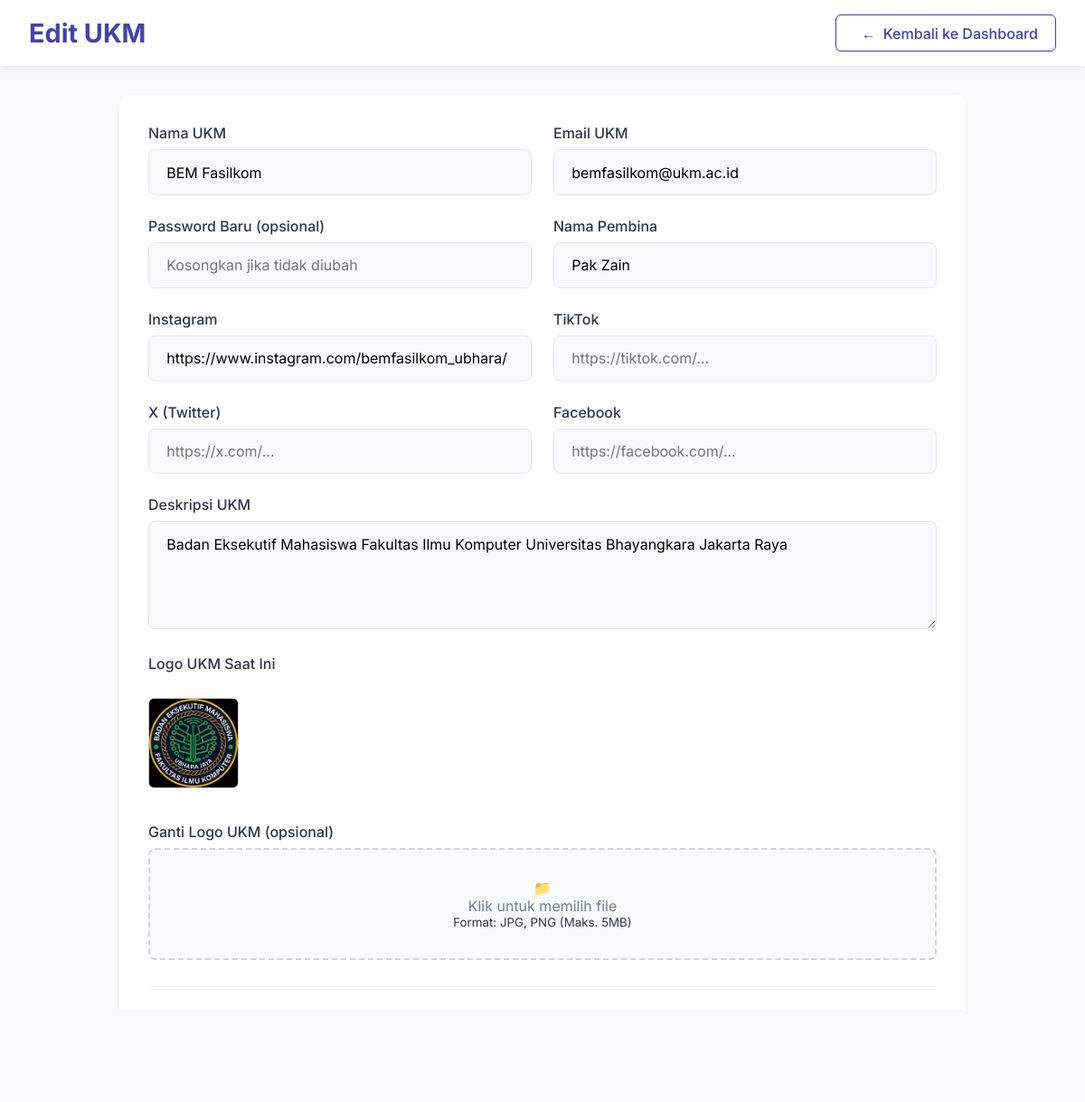
/infoukm/edit_akun.php?id=14 (signed in), run on the app's committed database.
### tables this page shows
CREATE TABLE `users` (
  `id` int NOT NULL,
  `nama_ukm` varchar(100) DEFAULT NULL,
  `email` varchar(100) DEFAULT NULL,
  `password` varchar(255) DEFAULT NULL,
  `remember_token` varchar(255) DEFAULT NULL,
  `pembina` varchar(100) DEFAULT NULL,
  `sosial_media` varchar(255) DEFAULT NULL,
  `deskripsi_ukm` text,
  `logo` varchar(255) DEFAULT NULL,
  `role` enum('admin','ukm') DEFAULT 'ukm',
  `status` enum('aktif','nonaktif') DEFAULT 'aktif',
  `created_at` timestamp NULL DEFAULT CURRENT_TIMESTAMP,
  `tiktok` varchar(255) DEFAULT NULL,
  `x` varchar(255) DEFAULT NULL,
  `facebook` varchar(255) DEFAULT NULL
);

### infoukm/edit_akun.php (the view, shortened to what this page needs)
<?php
require 'koneksi.php';
$id = intval($_GET['id']);
$stmt = $conn->prepare("SELECT * FROM users WHERE id = ? AND role = 'ukm'");
$stmt->bind_param("i", $id);
$stmt->execute();
$result = $stmt->get_result();
$ukm = $result->fetch_assoc();
?>
<!DOCTYPE html>
<html lang="id">
<head>
    <link rel="stylesheet" href="styles/edit_akun.css">
</head>
<body>
    <div class="header">
        <h1 class="page-title">Edit UKM</h1>
        <a href="dashboard_admin.php" class="btn-back">
            <i>←</i> Kembali ke Dashboard
        </a>
    </div>
    <div class="isi">
        <div class="form-container fade-up fade-delay-1">
            <form action="" method="POST" enctype="multipart/form-data">
                <div class="form-row">
                    <div class="form-group">
                        <label class="form-label">Nama UKM</label>
                        <input type="text" name="nama_ukm" class="form-control" value="<?= htmlspecialchars($ukm['nama_ukm']) ?>" required>
                    </div>
                    <div class="form-group">
                        <label class="form-label">Email UKM</label>
                        <input type="email" name="email" class="form-control" value="<?= htmlspecialchars($ukm['email']) ?>" required>
                    </div>
                </div>
                <div class="form-row">
                    <div class="form-group">
                        <label class="form-label">Password Baru (opsional)</label>
                        <input type="password" name="password" class="form-control" placeholder="Kosongkan jika tidak diubah">
                    </div>
                    <div class="form-group">
                        <label class="form-label">Nama Pembina</label>
                        <input type="text" name="pembina" class="form-control" value="<?= htmlspecialchars($ukm['pembina']) ?>">
                    </div>
                </div>
                <div class="form-row">
                    <div class="form-group">
                        <label for="instagram" class="form-label">Instagram</label>
                        <input type="url" id="instagram" name="sosial_media" class="form-control" placeholder="https://instagram.com/..."
                            value="<?= htmlspecialchars($ukm['sosial_media'] ?? '') ?>">
                    </div>
                    <div class="form-group">
                        <label for="tiktok" class="form-label">TikTok</label>
                        <input type="url" id="tiktok" name="tiktok" class="form-control" placeholder="https://tiktok.com/..."
                            value="<?= htmlspecialchars($ukm['tiktok'] ?? '') ?>">
                    </div>
                </div>
                <div class="form-row">
                    <div class="form-group">
                        <label for="x" class="form-label">X (Twitter)</label>
                        <input type="url" id="x" name="x" class="form-control" placeholder="https://x.com/..."
                            value="<?= htmlspecialchars($ukm['x'] ?? '') ?>">
                    </div>
                    <div class="form-group">
                        <label for="facebook" class="form-label">Facebook</label>
                        <input type="url" id="facebook" name="facebook" class="form-control" placeholder="https://facebook.com/..."
                            value="<?= htmlspecialchars($ukm['facebook'] ?? '') ?>">
                    </div>
                </div>
                <div class="form-group">
                    <label class="form-label">Deskripsi UKM</label>
                    <textarea name="deskripsi_ukm" class="form-control" required><?= htmlspecialchars($ukm['deskripsi_ukm']) ?></textarea>
                </div>
                <div class="form-group">
                    <label class="form-label">Logo UKM Saat Ini</label><br>
                    <?php if (!empty($ukm['logo']) && file_exists("uploads/" . $ukm['logo'])): ?>
                        <img src="uploads/<?= htmlspecialchars($ukm['logo']) ?>"
                            alt="Logo UKM"
                            style="max-width: 100px; height: auto; border:1px solid #ccc; border-radius:6px; margin-bottom:10px;">
                    <?php else: ?>
                        <p><i>Tidak ada logo</i></p>
                    <?php endif; ?>
                </div>
                <div class="form-group">
                    <label class="form-label">Ganti Logo UKM (opsional)</label>
                    <div class="file-upload" onclick="document.getElementById('logoInput').click();">
                        <span>📁</span>
                        <p>Klik untuk memilih file</p>
                        <small>Format: JPG, PNG (Maks. 5MB)</small>
                    </div>
                </div>
                <div class="form-actions">
                    <button type="submit" class="btn">
                    </button>
                </div>
            </form>
        </div>
    </div>
</body>
</html>

### infoukm/styles/edit_akun.css (style rules this page uses)
:root { --primary: #4741A6; --secondary: #F9CE69; --accent: #9BBBFC; --background: #F8FAFC; --white: #FFFFFF; --black: #333333; --text: #2D3748; }
* { margin: 0; padding: 0; box-sizing: border-box; font-family: 'Inter', 'Segoe UI', sans-serif; }
body { background-color: var(--background); color: var(--text); margin: 0 auto; }
.isi { margin: 0 auto; padding-bottom: 2rem; padding-left: 2rem; padding-right: 2rem; max-width: 1000px; }
.header { background-color: var(--white); padding: 1rem 2rem; display: flex; justify-content: space-between; align-items: center; box-shadow: 0 2px 10px rgba(0,0,0,0.08); margin-bottom: 2rem; }
.page-title { font-size: 1.8rem; color: var(--primary); font-weight: 700; }
.btn-back { display: flex; align-items: center; gap: 0.5rem; padding: 0.6rem 1.2rem; background-color: var(--white); color: var(--primary); border: 1px solid var(--primary); border-radius: 6px; text-decoration: none; font-weight: 500; transition: all 0.3s; }
.btn-back i { margin-left: 0.5rem; transition: transform 0.3s; }
.btn { display: inline-flex; align-items: center; gap: 0.5rem; padding: 0.75rem 1.5rem; background-color: var(--primary); color: var(--white); border: none; border-radius: 8px; font-weight: 600; text-decoration: none; transition: all 0.3s; }
.form-container { background-color: var(--white); border-radius: 10px; padding: 2rem; box-shadow: 0 4px 6px rgba(0,0,0,0.05); }
.form-group { margin-bottom: 1.5rem; }
.form-label { display: block; margin-bottom: 0.5rem; font-weight: 500; color: var(--text); }
.form-control { width: 100%; padding: 0.9rem 1.2rem; border: 1px solid #E2E8F0; border-radius: 8px; font-size: 1rem; transition: all 0.3s; background-color: #F8FAFC; }
textarea.form-control { min-height: 120px; resize: vertical; }
.form-row { display: grid; grid-template-columns: repeat(auto-fit, minmax(200px, 1fr)); gap: 1.5rem; }
.file-upload { display: flex; flex-direction: column; align-items: center; padding: 2rem; border: 2px dashed #CBD5E0; border-radius: 8px; background-color: #F8FAFC; cursor: pointer; transition: all 0.3s; }
.file-upload p { color: #718096; text-align: center; }
.form-actions { display: flex; justify-content: flex-end; gap: 1rem; margin-top: 2rem; padding-top: 1.5rem; border-top: 1px solid #EDF2F7; }
.fade-up { opacity: 0; animation: fadeUp 0.8s ease-out forwards; }
.fade-delay-1 { animation-delay: 0.1s; }

### data on the page
users: nama_ukm "BEM Fasilkom", email "bemfasilkom@ukm.ac.id", pembina "Pak Zain", sosial_media "https://www.instagram.com/bemfasilkom_ubhara/", deskripsi_ukm "Badan Eksekutif Mahasiswa Fakultas Ilmu Komputer Universitas Bhayangkara Jakarta Raya", logo (picture)
